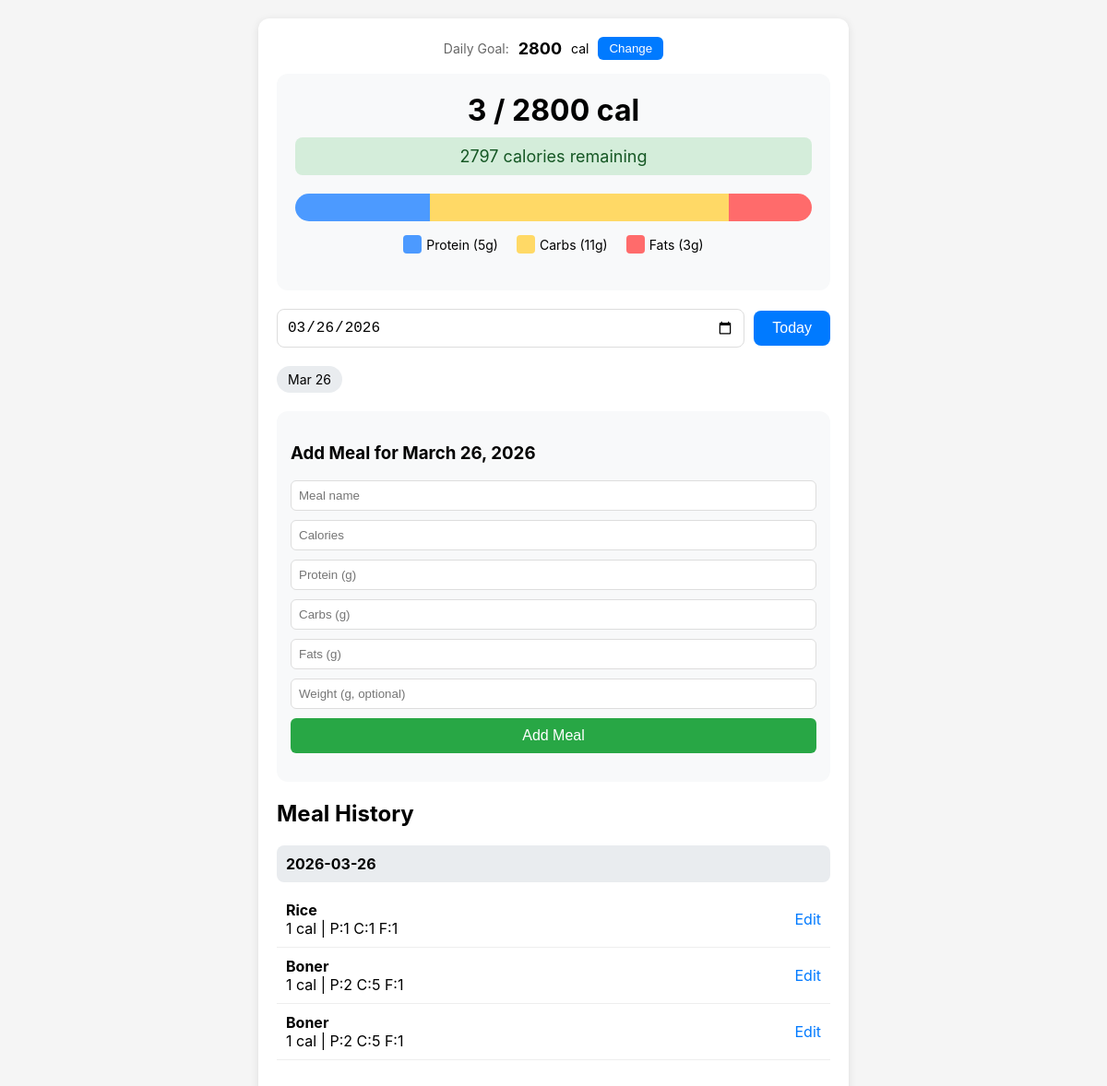
The app's page /calories/ (signed in) with its own data.
### calories/models.py (models this page shows, shortened)
class Meal(models.Model):
    user = models.ForeignKey(settings.AUTH_USER_MODEL, on_delete=models.CASCADE)
    name = models.CharField(max_length=200, blank=True)
    calories = models.IntegerField()
    proteins = models.IntegerField()
    carbohydrates = models.IntegerField()
    fats = models.IntegerField()
    weight = models.IntegerField(blank=True)
    log_date = models.DateTimeField("logging time", default = datetime.now())

### calories/views.py (the view)
# urls.py: path("", views.dashboard, name="dashboard"),
@login_required
def dashboard(request):
    profile, created = UserProfile.objects.get_or_create(user=request.user)
    selected_date_str = request.GET.get('date')
    if selected_date_str:
        selected_date = datetime.strptime(selected_date_str, '%Y-%m-%d').date()
    else:
        selected_date = timezone.now().date()
    selected_date_meals = Meal.objects.filter(
        user=request.user,
        log_date__date=selected_date
    )
    totals = selected_date_meals.aggregate(
        total_calories=Sum('calories'),
        total_proteins=Sum('proteins'),
        total_carbohydrates=Sum('carbohydrates'),
        total_fats=Sum('fats')
    )
    total_calories = totals['total_calories'] or 0
    total_proteins = totals['total_proteins'] or 0
    total_carbohydrates = totals['total_carbohydrates'] or 0
    total_fats = totals['total_fats'] or 0
    calorie_goal = profile.get_goal_for_date(selected_date)
    remaining = calorie_goal - total_calories
    all_meals = Meal.objects.filter(user=request.user).order_by('-log_date')
    dates = Meal.objects.filter(user=request.user).values_list('log_date__date', flat=True).distinct().order_by('-log_date__date')
    current_goal = profile.get_goal_for_date(timezone.now().date())
    context = {
        'meals': all_meals,
        'selected_date': selected_date,
        'selected_date_meals': selected_date_meals,
        'total_calories': total_calories,
        'total_proteins': total_proteins,
        'total_carbohydrates': total_carbohydrates,
        'total_fats': total_fats,
        'calorie_goal': calorie_goal,
        'current_goal': current_goal,
        'remaining': remaining,
        'dates': dates,
        'today': timezone.now().date(),
    }
    return render(request, 'dashboard.html', context)

### calories/models.py (called while the page is built)
    def get_goal_for_date(self, target_date):
        try:
            goal = CalorieGoal.objects.filter(
                user=self.user,
                effective_date__lte=target_date
            ).order_by('-effective_date').first()
            if goal:
                return goal.goal
        except:
            pass
        return 2000

### calories/templates/dashboard.html (shortened to what this page needs)
<div class="container">
    <div class="goal-section" style="margin-bottom: 15px;">
        <div style="display: flex; align-items: center; justify-content: center; gap: 10px;">
            <span style="font-size: 14px; color: #666;">Daily Goal:</span>
            <span id="currentGoal" style="font-size: 18px; font-weight: bold;">{{ calorie_goal }}</span>
            <span style="font-size: 14px;">cal</span>
            <button onclick="showGoalModal()" style="padding: 5px 12px; background: #007aff; color: white; border: none; border-radius: 6px; cursor: pointer;">Change</button>
        </div>
    </div>
    <div class="chart-section">
        <div class="total">{{ total_calories }} / {{ calorie_goal }} cal</div>
        <div class="remaining {% if remaining >= 0 %}positive{% else %}negative{% endif %}">
            {% if remaining >= 0 %}
                {{ remaining }} calories remaining
            {% else %}
                {{ remaining|slice:"1:" }} calories over
            {% endif %}
        </div>
        <div class="bar-chart">
            <div class="bar-container">
                {% with total_nutrients=total_proteins|add:total_carbohydrates|add:total_fats %}
                    {% if total_nutrients > 0 %}
                        {% with protein_pct=total_proteins|divisibleby:total_nutrients|floatformat:0 %}
                            {% widthratio total_proteins total_nutrients 100 as protein_width %}
                            {% widthratio total_carbohydrates total_nutrients 100 as carbs_width %}
                            {% widthratio total_fats total_nutrients 100 as fats_width %}
                            <div class="protein-bar" style="width: {{ protein_width }}%;"></div>
                            <div class="carbs-bar" style="width: {{ carbs_width }}%;"></div>
                            <div class="fats-bar" style="width: {{ fats_width }}%;"></div>
                        {% endwith %}
                    {% else %}
                        <div style="width: 100%; text-align: center; color: #999;">No data for this day</div>
                    {% endif %}
                {% endwith %}
            </div>
            <div class="legend">
                <div class="legend-item">
                    <div class="legend-color" style="background: #4c9aff;"></div>
                    <span>Protein ({{ total_proteins }}g)</span>
                </div>
                <div class="legend-item">
                    <div class="legend-color" style="background: #ffd966;"></div>
                    <span>Carbs ({{ total_carbohydrates }}g)</span>
                </div>
                <div class="legend-item">
                    <div class="legend-color" style="background: #ff6b6b;"></div>
                    <span>Fats ({{ total_fats }}g)</span>
                </div>
            </div>
        </div>
    </div>
    <div class="date-nav">
        <input type="date" id="datePicker" class="date-selector" value="{{ selected_date|date:'Y-m-d' }}">
        <button onclick="goToToday()" class="today-btn">Today</button>
    </div>
    <div class="quick-dates">
        {% for date in dates %}
            <div class="date-chip {% if date == selected_date|date:'Y-m-d' %}active{% endif %}" onclick="selectDate('{{ date|date:'Y-m-d' }}')">
                {{ date|date:'M d' }}
            </div>
        {% endfor %}
    </div>
    <div class="meal-form">
        <h3>Add Meal for {{ selected_date|date:"F j, Y" }}</h3>
        <form method="post" action="{% url 'create_meal' %}">
            <input type="text" name="name" placeholder="Meal name" required>
            <input type="number" name="calories" placeholder="Calories" required>
            <input type="number" name="proteins" placeholder="Protein (g)" required>
            <input type="number" name="carbohydrates" placeholder="Carbs (g)" required>
            <input type="number" name="fats" placeholder="Fats (g)" required>
            <input type="number" name="weight" placeholder="Weight (g, optional)">
            <button type="submit">Add Meal</button>
        </form>
    </div>
    <h2>Meal History</h2>
    {% if meals %}
        {% regroup meals by log_date|date:"Y-m-d" as meals_by_date %}
        {% for date, date_meals in meals_by_date %}
            <div class="day-section">
                <div class="day-header" onclick="selectDate('{{ date }}')">
                    <strong>{{ date }}</strong>
                </div>
                {% for meal in date_meals %}
                    <div class="meal-item">
                        <div class="meal-info">
                            <strong>{{ meal.name }}</strong><br>
                            {{ meal.calories }} cal | P:{{ meal.proteins }} C:{{ meal.carbohydrates }} F:{{ meal.fats }}
                        </div>
                        <a href="{% url 'detail' meal.id %}" class="edit-link">Edit</a>
                    </div>
                {% endfor %}
            </div>
        {% endfor %}
    {% else %}
        <p>No meals yet. Add your first meal above!</p>
    {% endif %}
</div>

### calories/templates/dashboard.html (style rules this page uses)
.container { max-width: 600px; margin: 0 auto; background: white; border-radius: 12px; padding: 20px; box-shadow: 0 2px 10px rgba(0,0,0,0.1); }
.chart-section { background: #f8f9fa; border-radius: 12px; padding: 20px; margin-bottom: 20px; text-align: center; }
.total { font-size: 32px; font-weight: bold; margin-bottom: 10px; }
.remaining { font-size: 18px; margin-bottom: 20px; padding: 10px; border-radius: 8px; }
.remaining.positive { background: #d4edda; color: #155724; }
.bar-chart { margin: 20px 0; }
.bar-container { display: flex; height: 30px; border-radius: 15px; overflow: hidden; margin-bottom: 15px; }
.protein-bar { background: #4c9aff; transition: width 0.3s; }
.carbs-bar { background: #ffd966; transition: width 0.3s; }
.fats-bar { background: #ff6b6b; transition: width 0.3s; }
.legend { display: flex; justify-content: center; gap: 20px; font-size: 14px; }
.legend-item { display: flex; align-items: center; gap: 5px; }
.legend-color { width: 20px; height: 20px; border-radius: 4px; }
.date-nav { display: flex; justify-content: space-between; align-items: center; margin-bottom: 20px; gap: 10px; flex-wrap: wrap; }
.date-selector { flex: 1; padding: 10px; font-size: 16px; border: 1px solid #ddd; border-radius: 8px; background: white; }
.today-btn { padding: 10px 20px; background: #007aff; color: white; border: none; border-radius: 8px; cursor: pointer; font-size: 16px; }
.quick-dates { display: flex; gap: 8px; flex-wrap: wrap; margin-bottom: 20px; }
.date-chip { padding: 6px 12px; background: #e9ecef; border-radius: 20px; cursor: pointer; font-size: 14px; }
.meal-form { background: #f8f9fa; padding: 15px; border-radius: 12px; margin-bottom: 20px; }
.meal-form input { width: 100%; padding: 8px; margin-bottom: 10px; border: 1px solid #ddd; border-radius: 6px; box-sizing: border-box; }
.meal-form button { width: 100%; padding: 10px; background: #28a745; color: white; border: none; border-radius: 6px; font-size: 16px; cursor: pointer; }
.day-section { margin-bottom: 20px; }
.day-header { background: #e9ecef; padding: 10px; border-radius: 8px; margin-bottom: 10px; cursor: pointer; }
.meal-item { padding: 10px; border-bottom: 1px solid #eee; display: flex; justify-content: space-between; align-items: center; }
.meal-info { flex: 1; }
.edit-link { color: #007aff; text-decoration: none; margin-left: 10px; }

### records on screen
Meal: log_date "2026-03-26", name "Rice", calories "1", proteins "1", carbohydrates "1", fats "1"
Meal: name "Boner", calories "1", proteins "2", carbohydrates "5", fats "1"
Meal: name "Boner", calories "1", proteins "2", carbohydrates "5", fats "1"

### other values on screen
{{ calorie_goal }} "2800"
{{ total_calories }} "3"
{{ remaining }} "2797"
{{ total_proteins }} "5"
{{ total_carbohydrates }} "11"
{{ total_fats }} "3"
{{ date|date:'M d' }} "Mar 26"
